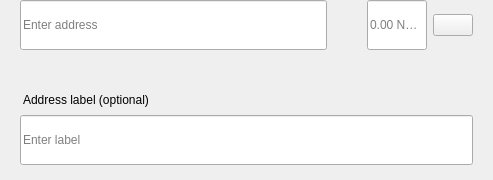
<?xml version="1.0" encoding="UTF-8"?>
<ui version="4.0">
 <class>SendMultiRow</class>
 <widget class="QWidget" name="SendMultiRow">
  <property name="geometry">
   <rect>
    <x>0</x>
    <y>0</y>
    <width>493</width>
    <height>180</height>
   </rect>
  </property>
  <property name="minimumSize">
   <size>
    <width>0</width>
    <height>0</height>
   </size>
  </property>
  <property name="maximumSize">
   <size>
    <width>16777215</width>
    <height>16777215</height>
   </size>
  </property>
  <property name="windowTitle">
   <string>Form</string>
  </property>
  <layout class="QVBoxLayout" name="verticalLayout_3">
   <property name="spacing">
    <number>0</number>
   </property>
   <property name="leftMargin">
    <number>0</number>
   </property>
   <property name="topMargin">
    <number>0</number>
   </property>
   <property name="rightMargin">
    <number>20</number>
   </property>
   <property name="bottomMargin">
    <number>5</number>
   </property>
   <item alignment="Qt::AlignTop">
    <widget class="QWidget" name="widget" native="true">
     <property name="sizePolicy">
      <sizepolicy hsizetype="Expanding" vsizetype="Maximum">
       <horstretch>0</horstretch>
       <verstretch>0</verstretch>
      </sizepolicy>
     </property>
     <property name="minimumSize">
      <size>
       <width>0</width>
       <height>60</height>
      </size>
     </property>
     <property name="maximumSize">
      <size>
       <width>16777215</width>
       <height>85</height>
      </size>
     </property>
     <layout class="QHBoxLayout" name="horizontalLayout" stretch="6,0,2">
      <property name="spacing">
       <number>0</number>
      </property>
      <property name="leftMargin">
       <number>8</number>
      </property>
      <property name="topMargin">
       <number>0</number>
      </property>
      <property name="rightMargin">
       <number>0</number>
      </property>
      <property name="bottomMargin">
       <number>0</number>
      </property>
      <item alignment="Qt::AlignTop">
       <widget class="QStackedWidget" name="stackedAddress">
        <property name="minimumSize">
         <size>
          <width>0</width>
          <height>50</height>
         </size>
        </property>
        <property name="maximumSize">
         <size>
          <width>16777215</width>
          <height>50</height>
         </size>
        </property>
        <widget class="QWidget" name="page_4">
         <property name="sizePolicy">
          <sizepolicy hsizetype="Expanding" vsizetype="Preferred">
           <horstretch>0</horstretch>
           <verstretch>0</verstretch>
          </sizepolicy>
         </property>
         <property name="minimumSize">
          <size>
           <width>0</width>
           <height>50</height>
          </size>
         </property>
         <property name="maximumSize">
          <size>
           <width>16777215</width>
           <height>55</height>
          </size>
         </property>
         <layout class="QVBoxLayout" name="verticalLayout_7">
          <property name="spacing">
           <number>0</number>
          </property>
          <property name="leftMargin">
           <number>12</number>
          </property>
          <property name="topMargin">
           <number>0</number>
          </property>
          <property name="rightMargin">
           <number>0</number>
          </property>
          <property name="bottomMargin">
           <number>0</number>
          </property>
          <item>
           <widget class="QLineEdit" name="lineEditAddress">
            <property name="minimumSize">
             <size>
              <width>0</width>
              <height>50</height>
             </size>
            </property>
            <property name="maximumSize">
             <size>
              <width>16777215</width>
              <height>50</height>
             </size>
            </property>
            <property name="placeholderText">
             <string>Enter address</string>
            </property>
           </widget>
          </item>
         </layout>
        </widget>
        <widget class="QWidget" name="page_3"/>
       </widget>
      </item>
      <item>
       <spacer name="horizontalSpacer_3">
        <property name="orientation">
         <enum>Qt::Horizontal</enum>
        </property>
        <property name="sizeType">
         <enum>QSizePolicy::Fixed</enum>
        </property>
        <property name="sizeHint" stdset="0">
         <size>
          <width>40</width>
          <height>20</height>
         </size>
        </property>
       </spacer>
      </item>
      <item>
       <layout class="QHBoxLayout" name="horizontalLayout_2">
        <property name="spacing">
         <number>6</number>
        </property>
        <item alignment="Qt::AlignTop">
         <widget class="QLineEdit" name="lineEditAmount">
          <property name="sizePolicy">
           <sizepolicy hsizetype="Expanding" vsizetype="Preferred">
            <horstretch>0</horstretch>
            <verstretch>0</verstretch>
           </sizepolicy>
          </property>
          <property name="minimumSize">
           <size>
            <width>0</width>
            <height>50</height>
           </size>
          </property>
          <property name="maximumSize">
           <size>
            <width>16777215</width>
            <height>50</height>
           </size>
          </property>
          <property name="maxLength">
           <number>17</number>
          </property>
          <property name="alignment">
           <set>Qt::AlignLeading|Qt::AlignLeft|Qt::AlignVCenter</set>
          </property>
          <property name="placeholderText">
           <string notr="true">0.00 NATA</string>
          </property>
         </widget>
        </item>
        <item>
         <layout class="QVBoxLayout" name="verticalLayout">
          <property name="topMargin">
           <number>14</number>
          </property>
          <property name="bottomMargin">
           <number>0</number>
          </property>
          <item alignment="Qt::AlignTop">
           <widget class="QPushButton" name="btnMenu">
            <property name="minimumSize">
             <size>
              <width>0</width>
              <height>0</height>
             </size>
            </property>
            <property name="maximumSize">
             <size>
              <width>16777215</width>
              <height>16777215</height>
             </size>
            </property>
            <property name="focusPolicy">
             <enum>Qt::NoFocus</enum>
            </property>
            <property name="text">
             <string/>
            </property>
           </widget>
          </item>
         </layout>
        </item>
       </layout>
      </item>
     </layout>
    </widget>
   </item>
   <item>
    <widget class="QWidget" name="layoutLabel" native="true">
     <property name="minimumSize">
      <size>
       <width>0</width>
       <height>0</height>
      </size>
     </property>
     <property name="maximumSize">
      <size>
       <width>16777215</width>
       <height>16777215</height>
      </size>
     </property>
     <layout class="QVBoxLayout" name="verticalLayout_9">
      <property name="spacing">
       <number>6</number>
      </property>
      <property name="leftMargin">
       <number>20</number>
      </property>
      <property name="topMargin">
       <number>0</number>
      </property>
      <property name="rightMargin">
       <number>0</number>
      </property>
      <property name="bottomMargin">
       <number>10</number>
      </property>
      <item>
       <spacer name="verticalSpacer">
        <property name="orientation">
         <enum>Qt::Vertical</enum>
        </property>
        <property name="sizeType">
         <enum>QSizePolicy::Fixed</enum>
        </property>
        <property name="sizeHint" stdset="0">
         <size>
          <width>20</width>
          <height>20</height>
         </size>
        </property>
       </spacer>
      </item>
      <item>
       <widget class="QLabel" name="labelSubtitleDescription">
        <property name="styleSheet">
         <string notr="true">margin-bottom:2px;
margin-left:0.05px;
padding:0px;</string>
        </property>
        <property name="text">
         <string>Address label (optional)</string>
        </property>
       </widget>
      </item>
      <item>
       <widget class="QLineEdit" name="lineEditDescription">
        <property name="minimumSize">
         <size>
          <width>0</width>
          <height>50</height>
         </size>
        </property>
        <property name="maximumSize">
         <size>
          <width>16777215</width>
          <height>50</height>
         </size>
        </property>
        <property name="placeholderText">
         <string>Enter label</string>
        </property>
       </widget>
      </item>
     </layout>
    </widget>
   </item>
  </layout>
 </widget>
 <resources/>
 <connections/>
</ui>
